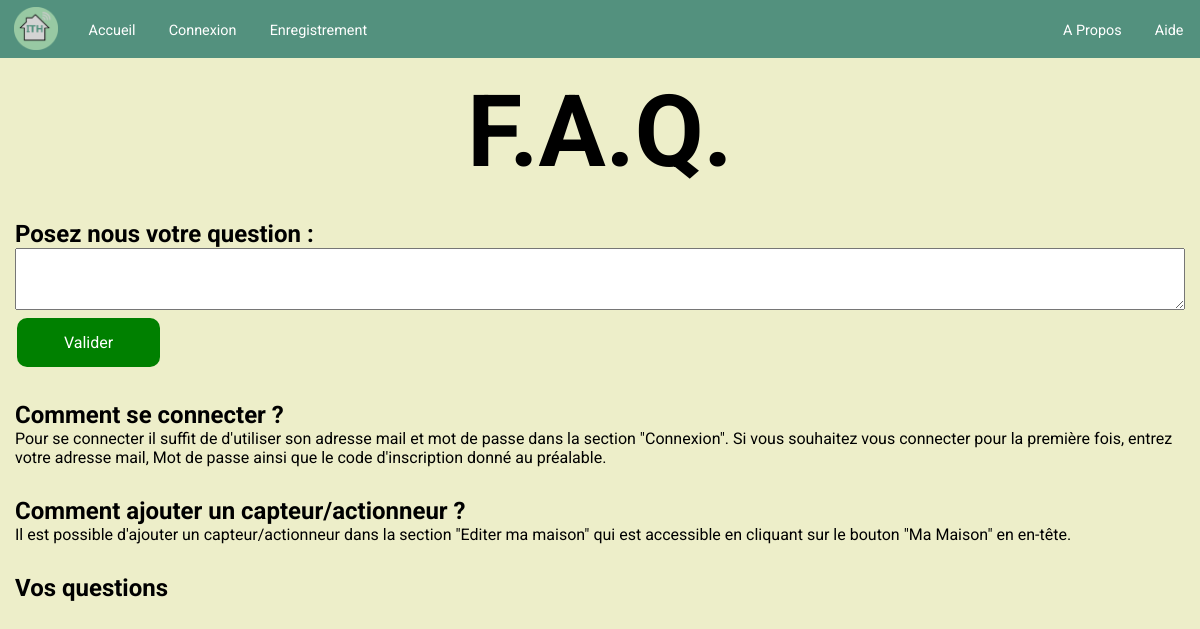
The app's page /aide, older data.
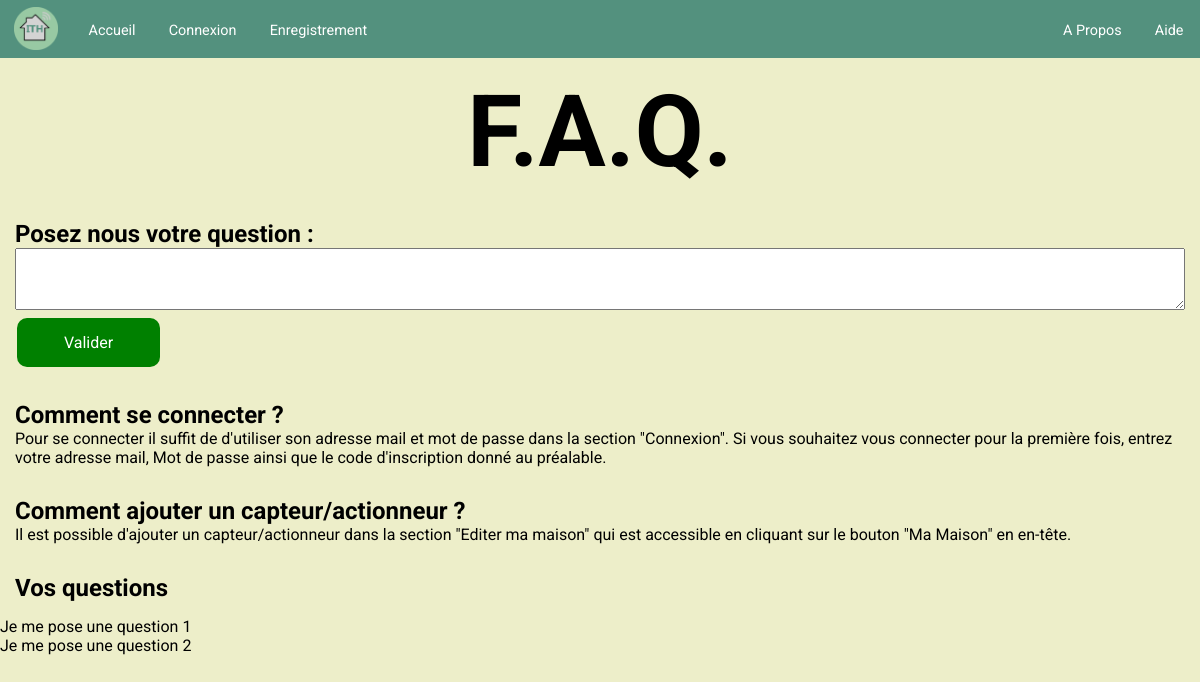
The same page, newer data.
### tables this page shows
CREATE TABLE IF NOT EXISTS `question` (
  `id_question` int(11) NOT NULL AUTO_INCREMENT,
  `question` varchar(535) NOT NULL,
  PRIMARY KEY (`id_question`)
);

### app/Controleurs/controleurAide.php (called while the page is built, shortened)
<?php
require_once 'Vues/vue.php';
require_once 'Modeles/Aide.php';
class ControleurAide{
    public function affichageAide()
    {
        $aide = new Aide();
        $questions = $aide->voirQuestion();
        $vue = new Vue('Aide');
        $vue->generer(array('questions' => $questions));
    }
}

### app/index.php (called while the page is built, shortened)
<?php
require_once 'Controleurs/controleurAide.php';
$router = new Routeur($_GET['currentPageUrl']);
$router->get('/', function(){ $controleur = new ControleurAccueil();
    $controleur->affichageAccueil(); });
$router->get('/accueil', function(){ $controleur = new ControleurAccueil();
    $controleur->affichageAccueil(); });
$router->get('/apropos', function(){ $controleur = new ControleurAide();
    $controleur->affichageApropos(); });
$router->get('/aide', function(){ $controleur = new ControleurAide();
    $controleur->affichageAide(); });
$router->post('/aide', function(){ $controleur = new ControleurAide();
    $controleur->affichageAide(); });
$router->get('/connexion', function(){ $controleur = new ControleurAuthentification;
    $controleur->affichageConnexion(); });
$router->post('/connexion', function(){ $controleur = new ControleurAuthentification;
    $controleur->affichageConnexion(); });
$router->get('/enregistrement', function(){ $controleur = new ControleurAuthentification;
    $controleur->affichageEnregistrement(); });
$router->post('/enregistrement', function(){ $controleur = new ControleurAuthentification;
    $controleur->affichageEnregistrement(); });
$router->get('/profil', function(){ if(isset($_SESSION['id_u'])) { $controleur = new ControleurUtilisateur;
    $controleur->affichageMonCompte($_SESSION['id_u']); }});
$router->post('/profil', function(){ if(isset($_SESSION['id_u'])) { $controleur = new ControleurUtilisateur;
    $controleur->affichageMonCompte($_SESSION['id_u']); }});
$router->get('/statistiques', function(){ $controleur = new ControleurMaMaison;
    $controleur->affichageStatistiques(); });
$router->post('/tableau-de-bord', function(){ $controleur = new ControleurMaMaison;
    $controleur->affichageTableauDeBord(); });
$router->get('/tableau-de-bord', function(){ $controleur = new ControleurMaMaison;
    $controleur->affichageTableauDeBord(); });
$router->get('/editer', function(){ $controleur = new ControleurMaMaison;
    $controleur->affichageEditerMaMaison(); });
$router->post('/editer', function(){ $controleur = new ControleurMaMaison;
    $controleur->affichageEditerMaMaison(); });
$router->get('/deconnexion', function(){ $controleur = new ControleurAuthentification;
    $controleur->affichageDeconnexion(); });
$router->get('/:id', function($id){ $controleur = new ControleurUtilisateur;
    $controleur->affichageUtilisateur($id); });
$router->post('/:id', function($id){ $controleur = new ControleurUtilisateur;
    $controleur->affichageUtilisateur($id); });
$router->run();

### app/Route.php (called while the page is built)
<?php
class Route
{
    private $path;
    private $callback;
    private $urlParams = [];
    public function __construct($path, $callback){
        $this->path = trim($path, '/');
        $this->callback = $callback;
    }
    public function match($url){
        $url = trim($url, '/');
        $path = preg_replace('#:([\w]+)#', '([^/]+)', $this->path);
        $regex = "#^$path$#i";
        if(!preg_match($regex, $url, $urlParams)){
            return false;
        }
        array_shift($urlParams);
        $this->urlParams = $urlParams;
        return true;
    }
    public function call(){
        return call_user_func_array($this->callback, $this->urlParams);
    }
}

### app/Routeur.php (called while the page is built, shortened)
<?php
require_once 'Route.php';
require_once 'Vues/vue.php';
class Routeur{
    private $currentPageUrl;
    private $routes = [];
    public function __construct($currentPageUrl){
        $this->currentPageUrl = $currentPageUrl;
    }
    public function get($path, $callback){
        $route = new Route($path, $callback);
        $this->routes["GET"][] = $route;
    }
    public function post($path, $callback){
        $route = new Route($path, $callback);
        $this->routes["POST"][] = $route;
    }
    public function run(){
        foreach($this->routes[$_SERVER['REQUEST_METHOD']] as $route){
            if($route->match($this->currentPageUrl)){
                return $route->call();
            }
        }
    }
}

### app/Modeles/Aide.php (called while the page is built, shortened)
<?php
require_once "Modeles/modele.php";
class Aide extends Modele
{
    public function voirQuestion()
    {
        $sql = "SELECT question, id_question, reponse FROM question";
        $resultatRequete = $this->executerRequete($sql)->fetchAll(PDO::FETCH_ASSOC);
        return $resultatRequete;
    }
}
?>

### app/Modeles/modele.php (called while the page is built)
<?php
abstract class Modele {
  private $bdd;
  protected function executerRequete($sql, $parametres = null) {
    if ($parametres == null){
      $resultat = $this->getBdd()->query($sql);
    }
    else {
      $resultat = $this->getBdd()->prepare($sql);
      $resultat->execute($parametres);
    }
    return $resultat;
  }
  private function getBdd() {
    if ($this->bdd == null) {
      $this->bdd = new PDO("mysql:host=localhost; dbname=ith; charset=utf8", 'root', 'root', array(PDO::ATTR_ERRMODE => PDO::ERRMODE_EXCEPTION));
    }
    return $this->bdd;
  }
}

### app/Vues/vueAide.php (the view, shortened to what the changed rows need)
<?php if (isset($_SESSION['id']) && $_SESSION['id'] == 1): ?>
<div id="body">
    <div class="row">
        <div class="col-xs-12 col-sm-12 col-md-12 col-lg-12" >
            <h1>F.A.Q.</h1>
        </div>
    </div>
</div>
<?php foreach ($questions as $key=>$value):?>
<br><p><?php echo $value["question"] ?></p><br>
    <?php if(!empty($value["reponse"])):?>
    <br><p><?php echo $value["reponse"] ?></p><br>
    <?php else:?>
    <form action="" method="post">
        <textarea name="reponse" id="reponse" rows="4"></textarea>
        <input type="hidden" name="id" value= <?php echo($value['id_question'])?> >
        <input class="submit-button" name"reponse" type="submit" value="Valider">
        <input class="cancel-button" name="supprimer" type="submit" value="Supprimer">
    </form>
<?php endif;?>
<?php endforeach;?>
<?php else: ?>
<div id="body">
    <div class="row">
        <div class="col-xs-12 col-sm-12 col-md-12 col-lg-12" >
            <h1>F.A.Q.</h1>
        </div>
    </div>
    <div class="row">
        <div class="col-xs-12 col-sm-12 col-md-12 col-lg-12">
            <h2>Posez nous votre question :</h2>
        </div>
    </div>
    <div class="row">
        <div class="col-xs-12 col-sm-12 col-md-12 col-lg-12" >
            <h2>Comment se connecter ?</h2>
        </div>
    </div>
    <div class="row">
        <div class="col-xs-12 col-sm-12 col-md-12 col-lg-12" >
            <h2>Comment ajouter un capteur/actionneur ?</h2>
        </div>
    </div>
    <div class="row">
        <div class="col-xs-12 col-sm-12 col-md-12 col-lg-12" >
            <h2>Vos questions</h2>
        </div>
    </div>
</div>
    <?php foreach ($questions as $key=>$value):?>
            <p><?php echo $value["question"] ?></p>
    <?php endforeach;?>
<?php endif; ?>

Row changes from the older to the newer data that the page shows:
added question: question "Je me pose une question 1"
added question: question "Je me pose une question 2"
